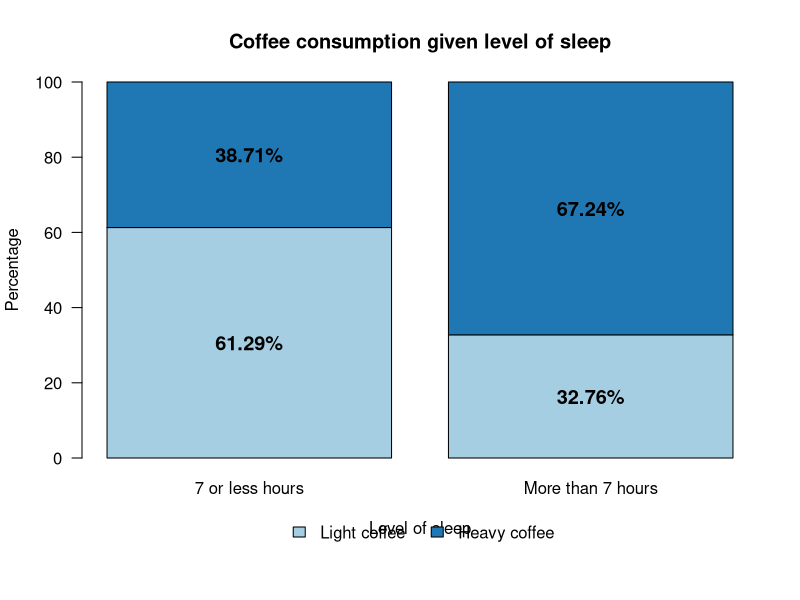
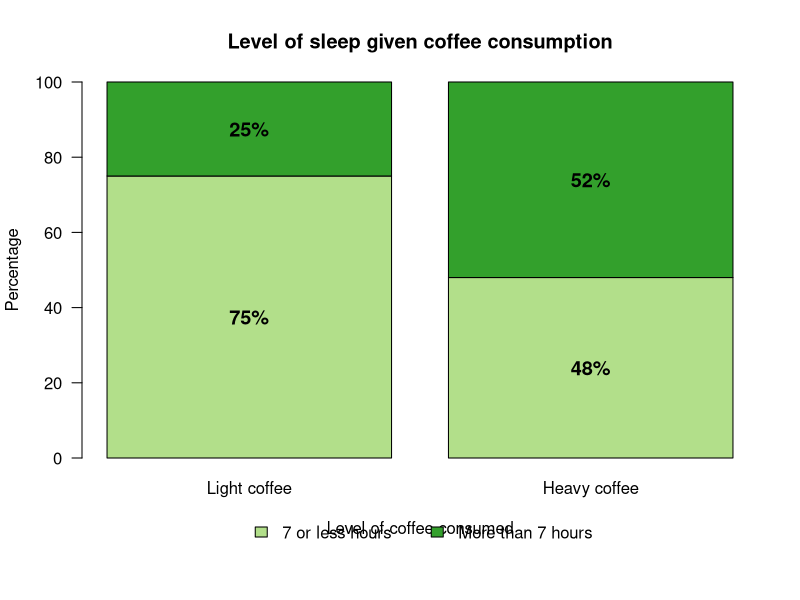

Write the R code that produced these figures, in order.
## ---- chunk 1
# Ensure figures folder exists in _book
dir.create("figures", showWarnings = FALSE)

# ---------- Graph 1 ----------
png("figures/conditional_coffee_given_sleep.png",
    width = 800, height = 500)

cond_coffee_sleep <- matrix(
  c(61.29, 38.71,
    32.76, 67.24),
  nrow = 2, byrow = TRUE
)

rownames(cond_coffee_sleep) <- c("7 or less hours", "More than 7 hours")
colnames(cond_coffee_sleep) <- c("Light", "Heavy")

cols <- c("#a6cee3", "#1f78b4")

par(mar = c(7, 4, 4, 2) + 0.1)
bp <- barplot(
  t(cond_coffee_sleep),
  col = cols,
  ylim = c(0, 100),
  ylab = "Percentage",
  xlab = "Level of sleep",
  main = "Coffee consumption given level of sleep",
  las = 1
)

for (i in seq_len(ncol(cond_coffee_sleep))) {
  cum <- 0
  for (j in seq_len(nrow(cond_coffee_sleep))) {
    v <- cond_coffee_sleep[i, j]
    text(bp[i], cum + v/2, paste0(v, "%"),
         col="black", cex=1.2, font=2)
    cum <- cum + v
  }
}

legend("bottom", inset=-0.25,
       legend=c("Light coffee", "Heavy coffee"),
       fill=cols, horiz=TRUE, bty="n", xpd=TRUE)

invisible(dev.off())


# ---------- Graph 2 ----------
png("figures/conditional_sleep_given_coffee.png",
    width = 800, height = 500)

cond_sleep_coffee <- matrix(
  c(75, 25,
    48, 52),
  nrow = 2, byrow = TRUE
)

rownames(cond_sleep_coffee) <- c("Light coffee", "Heavy coffee")
colnames(cond_sleep_coffee) <- c("7 or less hours", "More than 7 hours")

cols2 <- c("#b2df8a", "#33a02c")

par(mar = c(7, 4, 4, 2) + 0.1)
bp2 <- barplot(
  t(cond_sleep_coffee),
  col = cols2,
  ylim = c(0, 100),
  ylab = "Percentage",
  xlab = "Level of coffee consumed",
  main = "Level of sleep given coffee consumption",
  las = 1
)

for (i in seq_len(ncol(cond_sleep_coffee))) {
  cum <- 0
  for (j in seq_len(nrow(cond_sleep_coffee))) {
    v <- cond_sleep_coffee[i, j]
    text(bp2[i], cum + v/2, paste0(v, "%"),
         col="black", cex=1.2, font=2)
    cum <- cum + v
  }
}

legend("bottom", inset=-0.25,
       legend=c("7 or less hours", "More than 7 hours"),
       fill=cols2, horiz=TRUE, bty="n", xpd=TRUE)

invisible(dev.off())
